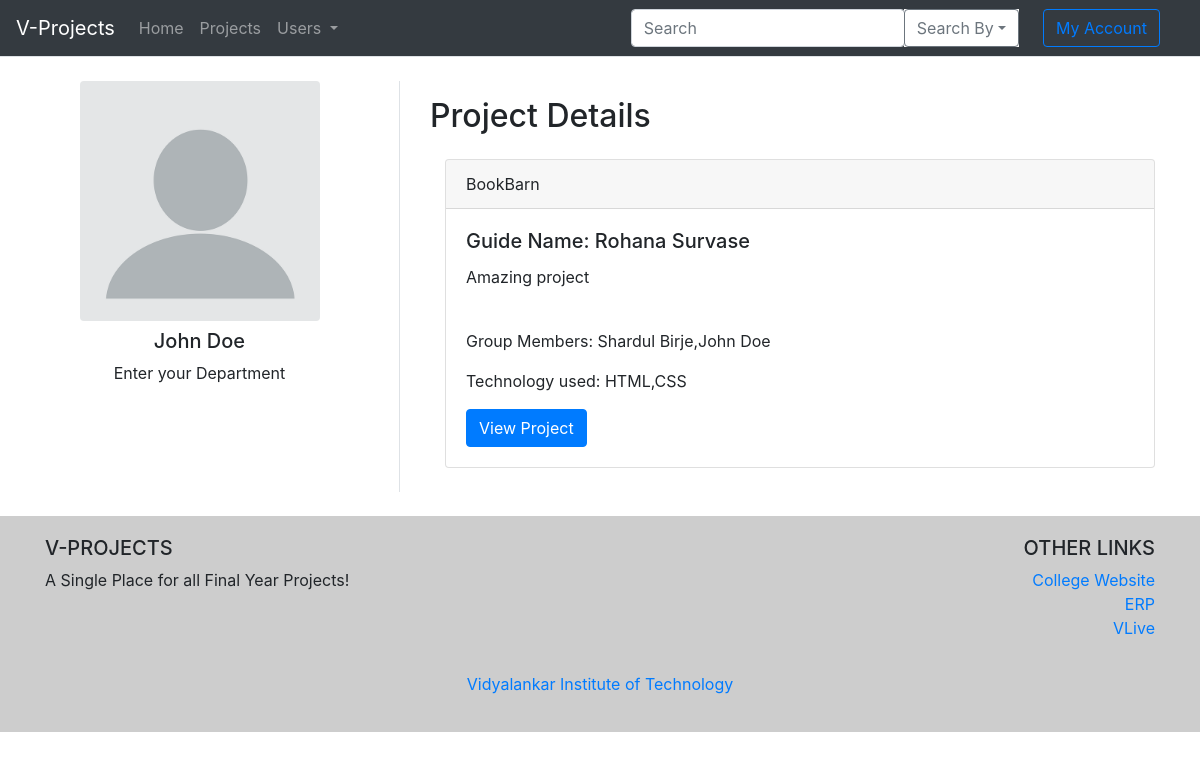
/account.php?userid=s14 (signed in), run on an earlier commit of the app's database.
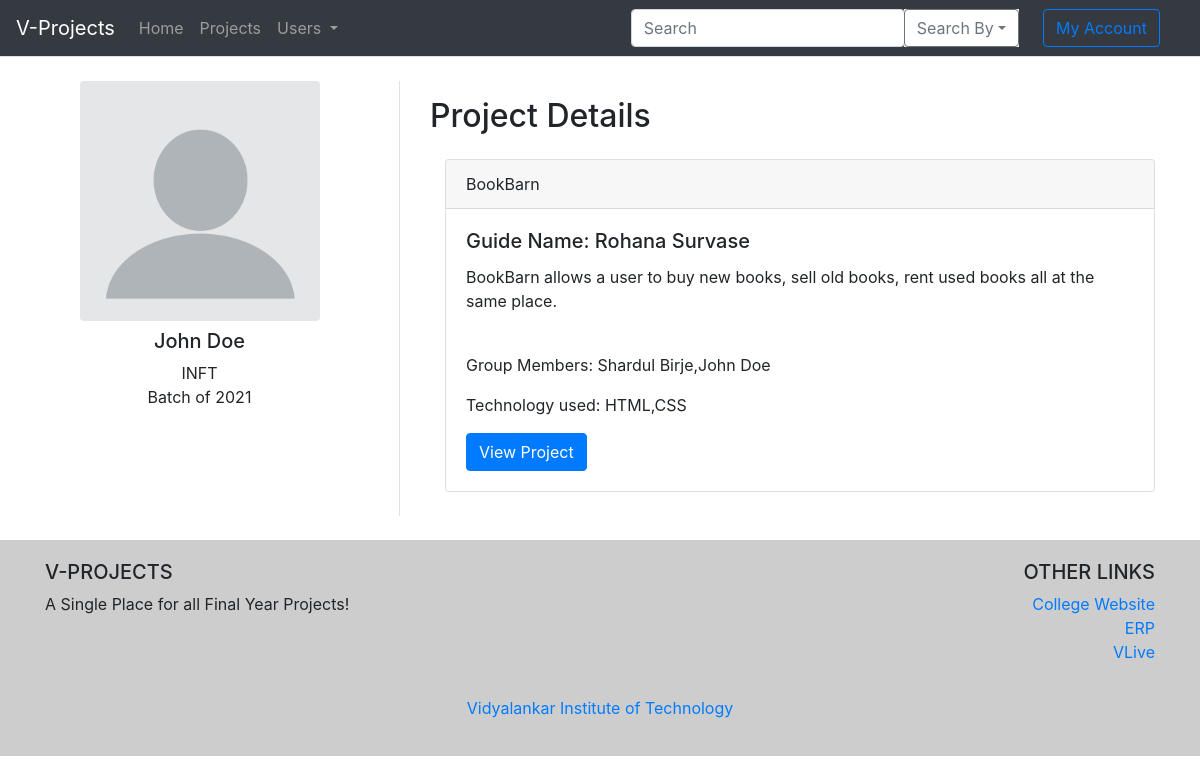
And on a later commit of the database.
### tables this page shows
CREATE TABLE `user_info` (
  `id` int(11) NOT NULL,
  `user_id` varchar(10) DEFAULT NULL,
  `username` varchar(50) NOT NULL,
  `email` varchar(50) NOT NULL,
  `department` varchar(30) DEFAULT NULL,
  `type` varchar(10) NOT NULL,
  `password` varchar(10) NOT NULL,
  `image` varchar(50) NOT NULL DEFAULT './Assets/default_profile.png'
);

CREATE TABLE `project` (
  `pid` int(11) NOT NULL,
  `project_id` varchar(5) DEFAULT NULL,
  `project_name` text NOT NULL,
  `project_desc` varchar(100) DEFAULT NULL,
  `blackbook_link` varchar(100) DEFAULT NULL,
  `paper_link` varchar(100) DEFAULT NULL,
  `videa_link` varchar(50) DEFAULT NULL,
  `guideid` varchar(5) NOT NULL,
  `other_details` varchar(100) DEFAULT NULL,
  `group_id` varchar(5) NOT NULL,
  `project_link` varchar(50) DEFAULT NULL,
  `technologies` varchar(50) DEFAULT NULL
);

CREATE TABLE `student` (
  `student_id` varchar(10) NOT NULL,
  `group_id` varchar(15) DEFAULT NULL,
  `guide_id` varchar(4) DEFAULT NULL,
  `batch` int(11) NOT NULL DEFAULT 0,
  `division` int(1) DEFAULT 0
);

### account.php (the view, shortened to what the changed rows need)
<!DOCTYPE html>
<html lang="en">
<head>
	<?php
        $userID='';
        require('./PHP/common_files.php');
        require('./PHP/connect.php');
        if(isset($_GET['userid'])){
            $userID=$_GET['userid'];
        }
    ?>
</head>
<body>
    <?php
        $selectDetails="SELECT * FROM `user_info` WHERE `user_id`='". $userID ."'";
        $queryResult = mysqli_query($connection, $selectDetails);
        $userDetails = mysqli_fetch_assoc($queryResult);
        $studentDetails='';
        if($userDetails['type']==="student"){
            $selectStudentDetails="SELECT * FROM `student` WHERE `student_id`='". $userID ."'";
            $studentQueryResult = mysqli_query($connection, $selectStudentDetails);
            $studentDetails = mysqli_fetch_assoc($studentQueryResult);
        }
    ?>
    <?php
    if($userDetails['type']==="student"){
        if (!is_null($studentDetails['group_id'])) {
            $selectGroupDetails="SELECT * FROM `group_details` WHERE `group_id`='". $studentDetails['group_id'] ."'";
            $selectGroupResult=mysqli_query($connection, $selectGroupDetails);
            $groupDetails=mysqli_fetch_assoc($selectGroupResult);
            $selectProjectDetails="SELECT `project_id`,`project_name`,`project_desc`,`guideid`,`technologies`,`project_link` FROM `project` WHERE `group_id`='". $studentDetails['group_id'] ."'";
            $selectProjectResult=mysqli_query($connection, $selectProjectDetails);
            $projectDetails=mysqli_fetch_assoc($selectProjectResult);
        }
    }else{
        $selectGuideProjectDetails="SELECT `project_name`,`project_desc`,`technologies`,`project_id`
        FROM `project`
        WHERE `guideid`='".$userID."'";
    }
    ?>
	<div class="container-fluid account-section mt-3">
        <div class="row my-4">
	        <div class="col-lg-4 col-12 border-right border-default">
                <div class="container text-center">
                    <img src="<?php
                       echo $userDetails['image'];
                    ?>" alt="Profile" class="img-fluid rounded d-block mx-auto" style="height: 30vh; position:relative;">
                    <div class="profile-details my-2 container mx-auto" style="padding-bottom: 5em;">
                        <div class="d-flex justify-content-center">
                            <div class="text-center">
                                <h5><?php
                                    echo $userDetails['username'];
                                ?></h5>
                                <span class="d-block">
                                    <?php
                                        echo $userDetails['department'];
                                    ?>
                                </span>
                                <?php
                                    if($userDetails["type"]==="student"){
                                        if($studentDetails["batch"]==0){
                                            echo "";
                                        }else{
                                            echo "<p>Batch of ".$studentDetails['batch']."</p>";
                                        }
                                    }
                                 ?>
                            </div>
                        </div>
                    </div>
                </div>
           </div>
           <div class="col-lg-8">
               <div class="container">
                   <div class="projects">
                        <div class="d-lg-flex justify-content-between align-items-center py-3">
                            <h2>Project Details</h2>
                        </div>
                        <div class="container">
                            <?php
                                if($userDetails['type']==="student"){
                                    if(!is_null($studentDetails['group_id'])){
                                        $GuideName="SELECT `username` FROM `user_info` where `user_id`='". $studentDetails['guide_id'] ."'";
                                        $Guideresult = mysqli_query($connection, $GuideName);
                                        $Guiderow='';
                                        if (mysqli_num_rows($Guideresult) > 0) {
                                            $Guiderow = mysqli_fetch_assoc($Guideresult);
                                        }
                                        echo'
                                        <div class="card mb-4">
                                            <div class="card-header">
                                            '.$projectDetails["project_name"].'
                                            </div>
                                            <div class="card-body">
                                               <h5 class="card-title">Guide Name: '.$Guiderow["username"].'</h5>
                                                <p class="card-text">
                                                    '.$projectDetails["project_desc"].'
                                                </p>
                                            </div>
                                            <div class="card-body">
                                                <p>Group Members: '.$groupDetails["group_member_names"].'</p>
                                                <p>Technology used: '.$projectDetails["technologies"].'
                                                </p>
                                                <a href="./project.php?id='.$projectDetails["project_id"].'" class="btn btn-primary">View Project</a>
                                            </div>
                                        </div>
                                        ';
                                    }
                                }
                             ?>
                        </div>
                   </div>
                </div>
           </div>
        </div>
    </div>
    <?php
        require('./PHP/footer.php')
    ?>
</body>
</html>

What changed in the data, as far as the page shows it:
changed user_info "John Doe": department "Enter your Department" → "INFT"
now on this page (row edited): student: batch "2021"
changed student: batch 0 → 2021 (drawn)
changed project "BookBarn": project_desc "Amazing project" → "BookBarn allows a user to buy new books, sell old books, rent used books all at the same place."
Also different on the page:
text now shown: "Batch of"
